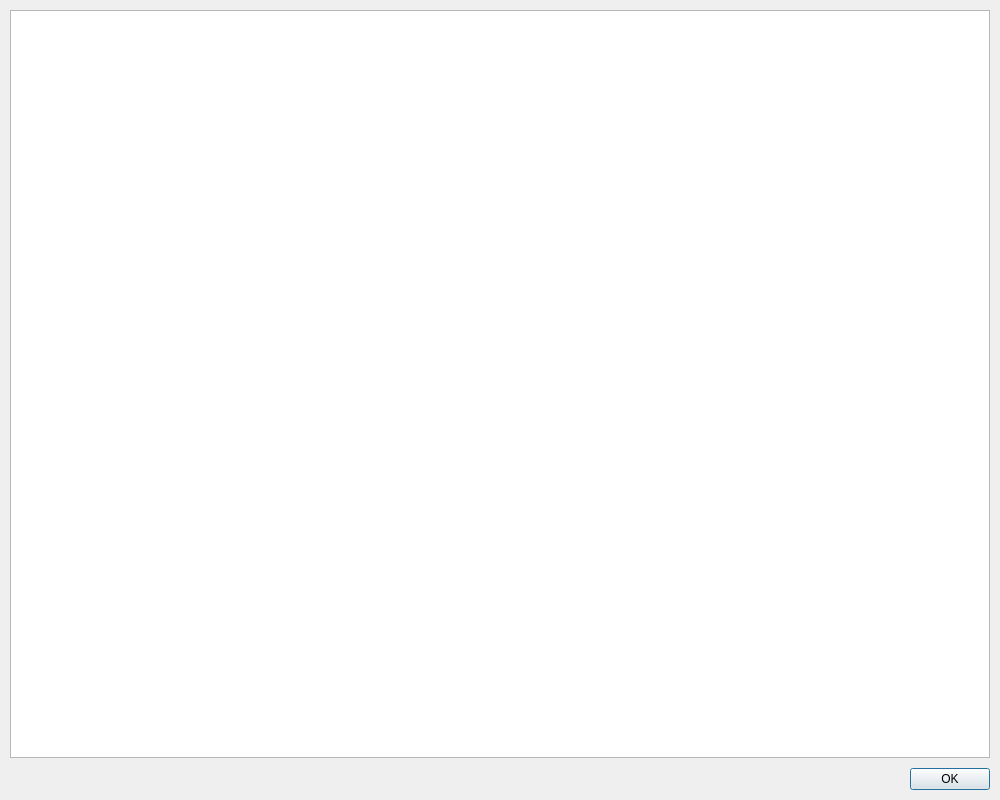
<?xml version="1.0" encoding="UTF-8"?>
<ui version="4.0">
 <class>HelpDialog</class>
 <widget class="QDialog" name="HelpDialog">
  <property name="geometry">
   <rect>
    <x>0</x>
    <y>0</y>
    <width>1000</width>
    <height>800</height>
   </rect>
  </property>
  <property name="sizePolicy">
   <sizepolicy hsizetype="Fixed" vsizetype="Fixed">
    <horstretch>0</horstretch>
    <verstretch>0</verstretch>
   </sizepolicy>
  </property>
  <property name="windowTitle">
   <string>HELIOS++ main help</string>
  </property>
  <property name="windowIcon">
   <iconset resource="../res/resources.qrc">
    <normaloff>:/heliospp.png</normaloff>:/heliospp.png</iconset>
  </property>
  <layout class="QVBoxLayout" name="verticalLayout">
   <property name="spacing">
    <number>10</number>
   </property>
   <property name="leftMargin">
    <number>10</number>
   </property>
   <property name="topMargin">
    <number>10</number>
   </property>
   <property name="rightMargin">
    <number>10</number>
   </property>
   <property name="bottomMargin">
    <number>10</number>
   </property>
   <item>
    <widget class="QTextBrowser" name="helpBrowser">
     <property name="font">
      <font>
       <family>DejaVu Sans Mono</family>
      </font>
     </property>
    </widget>
   </item>
   <item>
    <widget class="QDialogButtonBox" name="okButton">
     <property name="orientation">
      <enum>Qt::Horizontal</enum>
     </property>
     <property name="standardButtons">
      <set>QDialogButtonBox::Ok</set>
     </property>
    </widget>
   </item>
  </layout>
 </widget>
 <resources>
  <include location="../res/resources.qrc"/>
 </resources>
 <connections>
  <connection>
   <sender>okButton</sender>
   <signal>accepted()</signal>
   <receiver>HelpDialog</receiver>
   <slot>accept()</slot>
   <hints>
    <hint type="sourcelabel">
     <x>248</x>
     <y>254</y>
    </hint>
    <hint type="destinationlabel">
     <x>157</x>
     <y>274</y>
    </hint>
   </hints>
  </connection>
  <connection>
   <sender>okButton</sender>
   <signal>rejected()</signal>
   <receiver>HelpDialog</receiver>
   <slot>reject()</slot>
   <hints>
    <hint type="sourcelabel">
     <x>316</x>
     <y>260</y>
    </hint>
    <hint type="destinationlabel">
     <x>286</x>
     <y>274</y>
    </hint>
   </hints>
  </connection>
 </connections>
</ui>
